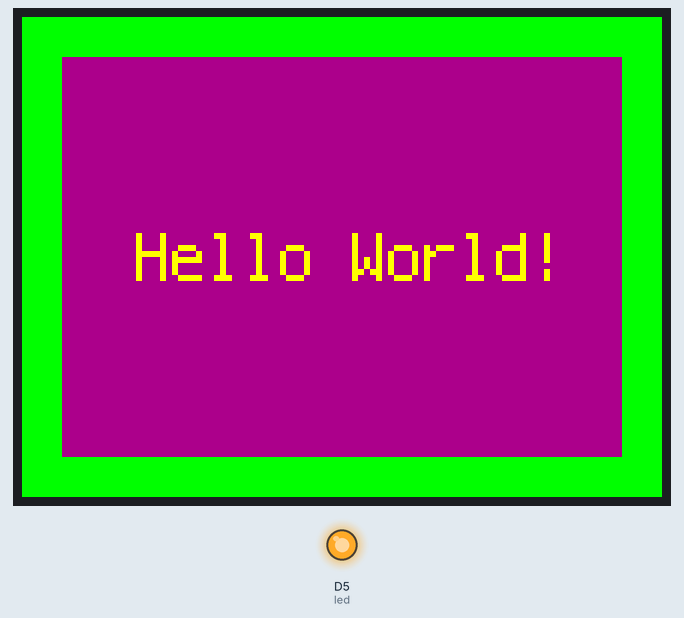
Simulated run of this program. Board: CircuitPython board. On the bench: 320×240 colour display, output pins drawn as LEDs (lit = HIGH). Library files of the repository ran but are not shown: adafruit_st7789.py.

Above: at 0.1 s.

The program:

240x320_LCD_test.py
```python
"""
This test will initialize the display using displayio and draw a solid green
background, a smaller purple rectangle, and some yellow text.
"""
import board
import terminalio
import displayio
from adafruit_display_text import label
from adafruit_st7789 import ST7789


import digitalio

led = digitalio.DigitalInOut(board.D5)
led.switch_to_output()
led.value=True

# Release any resources currently in use for the displays
displayio.release_displays()

spi = board.SPI()
tft_cs = board.D10
tft_dc = board.D9

display_bus = displayio.FourWire(
    spi, command=tft_dc, chip_select=tft_cs, reset=board.D6
)

display = ST7789(display_bus, width=320, height=240, rotation=90)

# Make the display context
splash = displayio.Group()
display.show(splash)


# assert False

color_bitmap = displayio.Bitmap(320, 240, 1)
color_palette = displayio.Palette(1)
color_palette[0] = 0x00FF00  # Bright Green

bg_sprite = displayio.TileGrid(color_bitmap, pixel_shader=color_palette, x=0, y=0)
splash.append(bg_sprite)

# Draw a smaller inner rectangle
inner_bitmap = displayio.Bitmap(280, 200, 1)
inner_palette = displayio.Palette(1)
inner_palette[0] = 0xAA0088  # Purple
inner_sprite = displayio.TileGrid(inner_bitmap, pixel_shader=inner_palette, x=20, y=20)
splash.append(inner_sprite)

# Draw a label
text_group = displayio.Group(scale=3, x=57, y=120)
text = "Hello World!"
text_area = label.Label(terminalio.FONT, text=text, color=0xFFFF00)
text_group.append(text_area)  # Subgroup for text scaling
splash.append(text_group)

while True:
    pass
```
